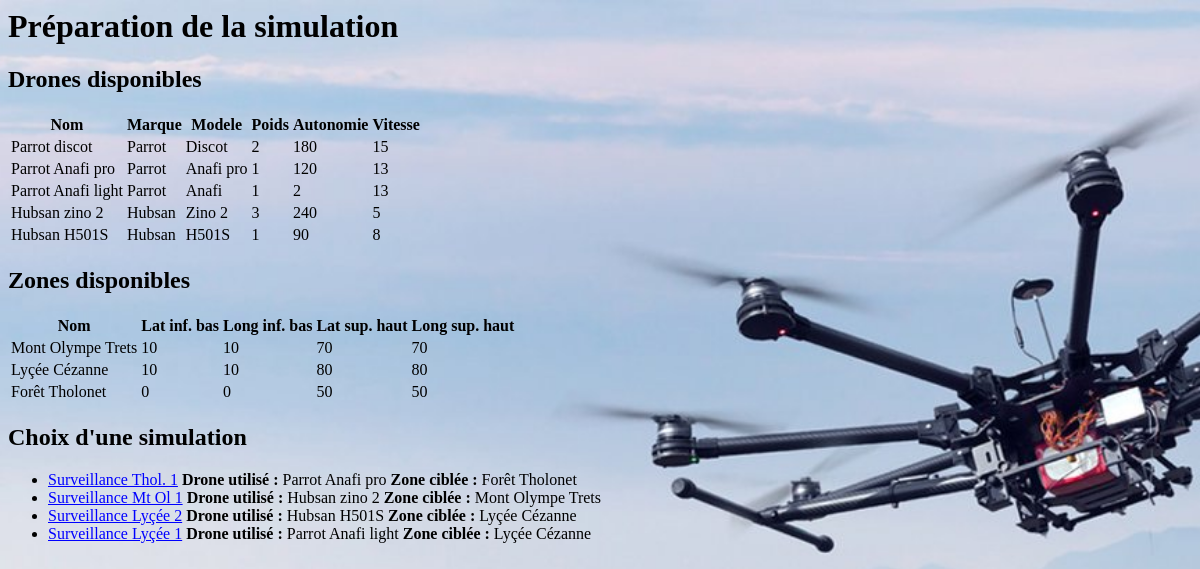
Page /drones/ on the committed database.
### drones/models.py (models this page shows, shortened)
class Drone(models.Model):
    name = models.CharField(max_length=20)
    marque = models.CharField(max_length=20)
    modele = models.CharField(max_length=20)
    poids = models.IntegerField(default=0)
    autonomie = models.IntegerField(default=0)
    vitesse = models.IntegerField(default=0)

class Zone(models.Model):
    name = models.CharField(max_length=20)
    lat = models.CharField(max_length=20)
    long = models.CharField(max_length=20)
    lat2 = models.CharField(max_length=20)
    long2 = models.CharField(max_length=20)

class Simulation(models.Model):
    name = models.CharField(max_length=20)
    Drone = models.ForeignKey(Drone, on_delete=models.CASCADE)
    Zone = models.ForeignKey(Zone, on_delete=models.CASCADE)
    bilan = models.CharField(default="Aucun bilan disponible",max_length=200)

### drones/views.py (the view)
# urls.py: path('', views.index, name='index'),
def index(request):
    all_drones_list = Drone.objects.order_by('-name')[:5]
    all_zones_list = Zone.objects.order_by('-name')[:5]
    all_simulations_list = Simulation.objects.order_by('-name')[:5]
    context = {'all_drones_list': all_drones_list, 'all_zones_list': all_zones_list,
               'all_simulations_list': all_simulations_list}
    return render(request, 'drones/index.html', context)

### drones/templates/drones/index.html
{% load static %}
<link rel="stylesheet" type="text/css" href="{% static 'drones/style.css' %}">
<h1>Préparation de la simulation</h1>
<h2>Drones disponibles</h2>
{% if all_drones_list %}
    <table>
        <thead>
            <tr>
                <th>Nom</th>
                <th>Marque</th>
                <th>Modele</th>
                <th>Poids</th>
                <th>Autonomie</th>
                <th>Vitesse</th>
            </tr>
        </thead>
        <tbody>
            <tr>
    {% for drone in all_drones_list %}
                <td>{{ drone.name}}</td>
                <td>{{ drone.marque}}</td>
                <td>{{ drone.modele}}</td>
                <td>{{ drone.poids}}</td>
                <td>{{ drone.autonomie}}</td>
                <td>{{ drone.vitesse}}</td>
            </tr>
    {% endfor %}
        </tbody>
    </table>
{% else %}
    <p>No drones are available.</p>
{% endif %}
<h2>Zones disponibles</h2>
{% if all_zones_list %}
<table>
        <thead>
            <tr>
                <th>Nom</th>
                <th>Lat inf. bas</th>
                <th>Long inf. bas</th>
                <th>Lat sup. haut</th>
                <th>Long sup. haut</th>
            </tr>
        </thead>
        <tbody>
            <tr>
    {% for zone in all_zones_list %}
                <td>{{ zone.name}}</td>
                <td>{{ zone.lat}}</td>
                <td>{{ zone.long}}</td>
                <td>{{ zone.lat2}}</td>
                <td>{{ zone.long2}}</td>
            </tr>
    {% endfor %}
        </tbody>
    </table>
{% else %}
    <p>No zones are available.</p>
{% endif %}
<h2>Choix d'une simulation</h2>
{% if all_simulations_list %}
    <ul>
    {% for simulation in all_simulations_list %}
        <li><a href="{% url 'drones:preparesimu' simulation.id %}">{{ simulation.name }}</a>
            <b>Drone utilisé :</b> {{ simulation.Drone.name }}
            <b>Zone ciblée : </b> {{ simulation.Zone.name }}</li>
    {% endfor %}
    </ul>
{% else %}
    <p>No simulations are available.</p>
{% endif %}

### drones/static/drones/style.css (style rules this page uses)
li a { color: blue; }

### rows in the picture
Drone: name "Parrot discot", marque "Parrot", modele "Discot", poids "2", autonomie "180", vitesse "15"
Drone: name "Parrot Anafi pro", marque "Parrot", modele "Anafi pro", poids "1", autonomie "120", vitesse "13"
Drone: name "Parrot Anafi light", marque "Parrot", modele "Anafi", poids "1", autonomie "2", vitesse "13"
Drone: name "Hubsan zino 2", marque "Hubsan", modele "Zino 2", poids "3", autonomie "240", vitesse "5"
Drone: name "Hubsan H501S", marque "Hubsan", modele "H501S", poids "1", autonomie "90", vitesse "8"
Zone: name "Mont Olympe Trets", lat "10", long "10", lat2 "70", long2 "70"
Zone: name "Lyçée Cézanne", lat "10", long "10", lat2 "80", long2 "80"
Zone: name "Forêt Tholonet", lat "0", long "0", lat2 "50", long2 "50"
Simulation: name "Surveillance Thol. 1", Drone.name "Parrot Anafi pro", Zone.name "Forêt Tholonet"
Simulation: name "Surveillance Mt Ol 1", Drone.name "Hubsan zino 2", Zone.name "Mont Olympe Trets"
Simulation: name "Surveillance Lyçée 2", Drone.name "Hubsan H501S", Zone.name "Lyçée Cézanne"
Simulation: name "Surveillance Lyçée 1", Drone.name "Parrot Anafi light", Zone.name "Lyçée Cézanne"
